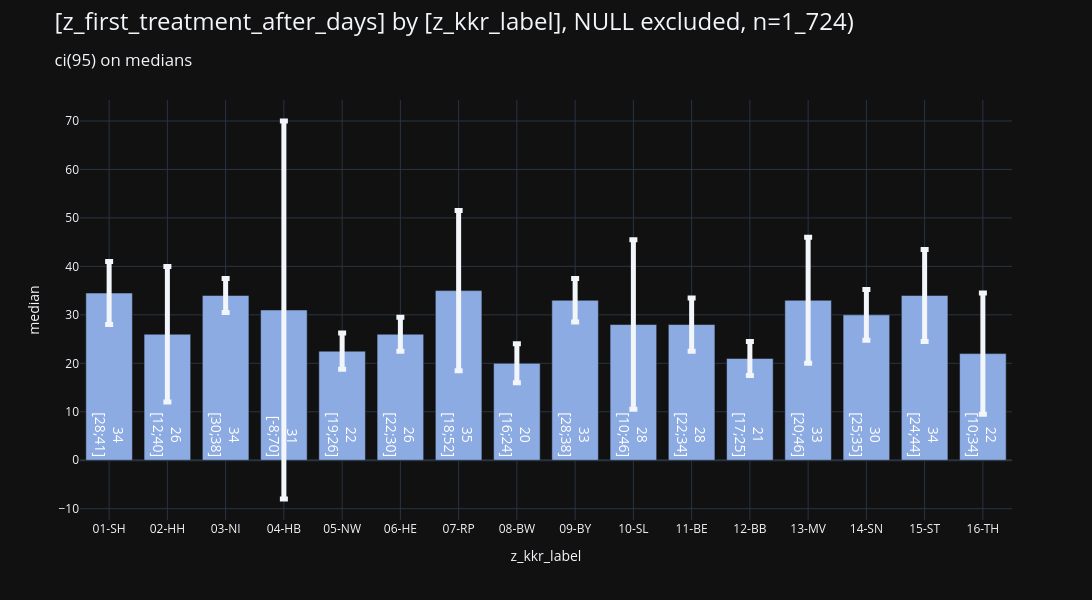

This figure's notebook cell:
### Code cell
_ = pls.plot_bars(
    db_delay.to_df().iloc[:,:2],
    height=600,
    use_ci=True,
    ci_agg='median',
)

### Figure 1 — Plotly figure (JSON) as saved in the notebook; plotly's stock layout.template omitted (floating-point values rounded to 4 significant figures)
{"data": [{"error_y": {"array": [6.5], "thickness": 5}, "hovertemplate": "z_kkr_label=%{x}<br>mean=%{y}<br>ci_str=%{text}<extra></extra>", "insidetextanchor": "start", "legendgroup": "01-SH", "marker": {"color": "#8cabe2", "pattern": {"shape": ""}}, "name": "01-SH", "orientation": "v", "showlegend": true, "text": ["34<br>[28;41]"], "textfont": {"color": "white", "size": 14}, "textposition": "inside", "type": "bar", "x": ["01-SH"], "xaxis": "x", "y": [34.5], "yaxis": "y"}, {"error_y": {"array": [14.0], "thickness": 5}, "hovertemplate": "z_kkr_label=%{x}<br>mean=%{y}<br>ci_str=%{text}<extra></extra>", "insidetextanchor": "start", "legendgroup": "02-HH", "marker": {"color": "#8cabe2", "pattern": {"shape": ""}}, "name": "02-HH", "orientation": "v", "showlegend": true, "text": ["26<br>[12;40]"], "textfont": {"color": "white", "size": 14}, "textposition": "inside", "type": "bar", "x": ["02-HH"], "xaxis": "x", "y": [26.0], "yaxis": "y"}, {"error_y": {"array": [3.506], "thickness": 5}, "hovertemplate": "z_kkr_label=%{x}<br>mean=%{y}<br>ci_str=%{text}<extra></extra>", "insidetextanchor": "start", "legendgroup": "03-NI", "marker": {"color": "#8cabe2", "pattern": {"shape": ""}}, "name": "03-NI", "orientation": "v", "showlegend": true, "text": ["34<br>[30;38]"], "textfont": {"color": "white", "size": 14}, "textposition": "inside", "type": "bar", "x": ["03-NI"], "xaxis": "x", "y": [34.0], "yaxis": "y"}, {"error_y": {"array": [39.0], "thickness": 5}, "hovertemplate": "z_kkr_label=%{x}<br>mean=%{y}<br>ci_str=%{text}<extra></extra>", "insidetextanchor": "start", "legendgroup": "04-HB", "marker": {"color": "#8cabe2", "pattern": {"shape": ""}}, "name": "04-HB", "orientation": "v", "showlegend": true, "text": ["31<br>[-8;70]"], "textfont": {"color": "white", "size": 14}, "textposition": "inside", "type": "bar", "x": ["04-HB"], "xaxis": "x", "y": [31.0], "yaxis": "y"}, {"error_y": {"array": [3.75], "thickness": 5}, "hovertemplate": "z_kkr_label=%{x}<br>mean=%{y}<br>ci_str=%{text}<extra></extra>", "insidetextanchor": "start", "legendgroup": "05-NW", "marker": {"color": "#8cabe2", "pattern": {"shape": ""}}, "name": "05-NW", "orientation": "v", "showlegend": true, "text": ["22<br>[19;26]"], "textfont": {"color": "white", "size": 14}, "textposition": "inside", "type": "bar", "x": ["05-NW"], "xaxis": "x", "y": [22.5], "yaxis": "y"}, {"error_y": {"array": [3.5], "thickness": 5}, "hovertemplate": "z_kkr_label=%{x}<br>mean=%{y}<br>ci_str=%{text}<extra></extra>", "insidetextanchor": "start", "legendgroup": "06-HE", "marker": {"color": "#8cabe2", "pattern": {"shape": ""}}, "name": "06-HE", "orientation": "v", "showlegend": true, "text": ["26<br>[22;30]"], "textfont": {"color": "white", "size": 14}, "textposition": "inside", "type": "bar", "x": ["06-HE"], "xaxis": "x", "y": [26.0], "yaxis": "y"}, {"error_y": {"array": [16.52], "thickness": 5}, "hovertemplate": "z_kkr_label=%{x}<br>mean=%{y}<br>ci_str=%{text}<extra></extra>", "insidetextanchor": "start", "legendgroup": "07-RP", "marker": {"color": "#8cabe2", "pattern": {"shape": ""}}, "name": "07-RP", "orientation": "v", "showlegend": true, "text": ["35<br>[18;52]"], "textfont": {"color": "white", "size": 14}, "textposition": "inside", "type": "bar", "x": ["07-RP"], "xaxis": "x", "y": [35.0], "yaxis": "y"}, {"error_y": {"array": [4.012], "thickness": 5}, "hovertemplate": "z_kkr_label=%{x}<br>mean=%{y}<br>ci_str=%{text}<extra></extra>", "insidetextanchor": "start", "legendgroup": "08-BW", "marker": {"color": "#8cabe2", "pattern": {"shape": ""}}, "name": "08-BW", "orientation": "v", "showlegend": true, "text": ["20<br>[16;24]"], "textfont": {"color": "white", "size": 14}, "textposition": "inside", "type": "bar", "x": ["08-BW"], "xaxis": "x", "y": [20.0], "yaxis": "y"}, {"error_y": {"array": [4.5], "thickness": 5}, "hovertemplate": "z_kkr_label=%{x}<br>mean=%{y}<br>ci_str=%{text}<extra></extra>", "insidetextanchor": "start", "legendgroup": "09-BY", "marker": {"color": "#8cabe2", "pattern": {"shape": ""}}, "name": "09-BY", "orientation": "v", "showlegend": true, "text": ["33<br>[28;38]"], "textfont": {"color": "white", "size": 14}, "textposition": "inside", "type": "bar", "x": ["09-BY"], "xaxis": "x", "y": [33.0], "yaxis": "y"}, {"error_y": {"array": [17.5], "thickness": 5}, "hovertemplate": "z_kkr_label=%{x}<br>mean=%{y}<br>ci_str=%{text}<extra></extra>", "insidetextanchor": "start", "legendgroup": "10-SL", "marker": {"color": "#8cabe2", "pattern": {"shape": ""}}, "name": "10-SL", "orientation": "v", "showlegend": true, "text": ["28<br>[10;46]"], "textfont": {"color": "white", "size": 14}, "textposition": "inside", "type": "bar", "x": ["10-SL"], "xaxis": "x", "y": [28.0], "yaxis": "y"}, {"error_y": {"array": [5.5], "thickness": 5}, "hovertemplate": "z_kkr_label=%{x}<br>mean=%{y}<br>ci_str=%{text}<extra></extra>", "insidetextanchor": "start", "legendgroup": "11-BE", "marker": {"color": "#8cabe2", "pattern": {"shape": ""}}, "name": "11-BE", "orientation": "v", "showlegend": true, "text": ["28<br>[22;34]"], "textfont": {"color": "white", "size": 14}, "textposition": "inside", "type": "bar", "x": ["11-BE"], "xaxis": "x", "y": [28.0], "yaxis": "y"}, {"error_y": {"array": [3.512], "thickness": 5}, "hovertemplate": "z_kkr_label=%{x}<br>mean=%{y}<br>ci_str=%{text}<extra></extra>", "insidetextanchor": "start", "legendgroup": "12-BB", "marker": {"color": "#8cabe2", "pattern": {"shape": ""}}, "name": "12-BB", "orientation": "v", "showlegend": true, "text": ["21<br>[17;25]"], "textfont": {"color": "white", "size": 14}, "textposition": "inside", "type": "bar", "x": ["12-BB"], "xaxis": "x", "y": [21.0], "yaxis": "y"}, {"error_y": {"array": [13.0], "thickness": 5}, "hovertemplate": "z_kkr_label=%{x}<br>mean=%{y}<br>ci_str=%{text}<extra></extra>", "insidetextanchor": "start", "legendgroup": "13-MV", "marker": {"color": "#8cabe2", "pattern": {"shape": ""}}, "name": "13-MV", "orientation": "v", "showlegend": true, "text": ["33<br>[20;46]"], "textfont": {"color": "white", "size": 14}, "textposition": "inside", "type": "bar", "x": ["13-MV"], "xaxis": "x", "y": [33.0], "yaxis": "y"}, {"error_y": {"array": [5.25], "thickness": 5}, "hovertemplate": "z_kkr_label=%{x}<br>mean=%{y}<br>ci_str=%{text}<extra></extra>", "insidetextanchor": "start", "legendgroup": "14-SN", "marker": {"color": "#8cabe2", "pattern": {"shape": ""}}, "name": "14-SN", "orientation": "v", "showlegend": true, "text": ["30<br>[25;35]"], "textfont": {"color": "white", "size": 14}, "textposition": "inside", "type": "bar", "x": ["14-SN"], "xaxis": "x", "y": [30.0], "yaxis": "y"}, {"error_y": {"array": [9.5], "thickness": 5}, "hovertemplate": "z_kkr_label=%{x}<br>mean=%{y}<br>ci_str=%{text}<extra></extra>", "insidetextanchor": "start", "legendgroup": "15-ST", "marker": {"color": "#8cabe2", "pattern": {"shape": ""}}, "name": "15-ST", "orientation": "v", "showlegend": true, "text": ["34<br>[24;44]"], "textfont": {"color": "white", "size": 14}, "textposition": "inside", "type": "bar", "x": ["15-ST"], "xaxis": "x", "y": [34.0], "yaxis": "y"}, {"error_y": {"array": [12.5], "thickness": 5}, "hovertemplate": "z_kkr_label=%{x}<br>mean=%{y}<br>ci_str=%{text}<extra></extra>", "insidetextanchor": "start", "legendgroup": "16-TH", "marker": {"color": "#8cabe2", "pattern": {"shape": ""}}, "name": "16-TH", "orientation": "v", "showlegend": true, "text": ["22<br>[10;34]"], "textfont": {"color": "white", "size": 14}, "textposition": "inside", "type": "bar", "x": ["16-TH"], "xaxis": "x", "y": [22.0], "yaxis": "y"}], "layout": {"barmode": "relative", "height": 600, "legend": {"title": {"text": "z_kkr_label"}, "tracegroupgap": 0}, "showlegend": false, "title": {"font": {"size": 24}, "text": "[z_first_treatment_after_days] by [z_kkr_label], NULL excluded, n=1_724)<br><sub>ci(95) on medians<sub>", "xanchor": "left", "y": 0.95, "yanchor": "top"}, "width": 1600, "xaxis": {"anchor": "y", "categoryarray": ["01-SH", "02-HH", "03-NI", "04-HB", "05-NW", "06-HE", "07-RP", "08-BW", "09-BY", "10-SL", "11-BE", "12-BB", "13-MV", "14-SN", "15-ST", "16-TH"], "categoryorder": "array", "domain": [0, 1], "gridwidth": 1, "showgrid": true, "title": {"text": "z_kkr_label"}}, "yaxis": {"anchor": "x", "domain": [0, 1], "gridwidth": 1, "showgrid": true, "title": {"text": "median"}}}}
